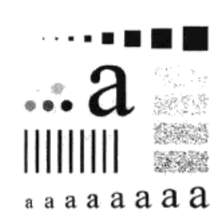
%> input picture ex2/assignment3/asset/image/455.png, 221 x 216 px, shrunk from 424 x 414 before the run
$ octave assignment3.m   (GNU Octave 9; MATLAB toolbox functions it lacks are replaced by stand-ins)
%> lines starting %> are read from the running program, lines starting %| are printed output that depends on the picture
im = imread('../asset/image/455.png');
%> im is the input picture: size 216x221x3 uint8; min 0, max 255, mean 226.8
f = im2double(rgb2gray(im));
[m, n] = size(f);
%> m = 216; n = 221
mask = ones(2*m, 2*n);
mask(1:2:end, 2:2:end) = -1;
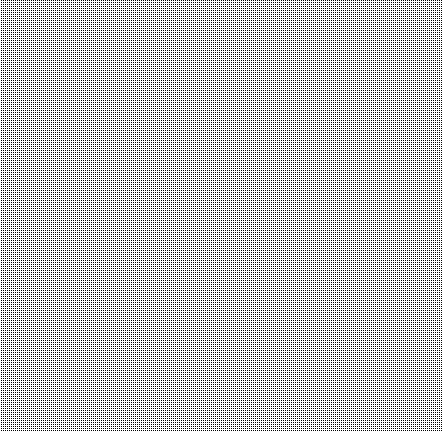
%> mask: size 432x442 double; values -1 (black) and 1 (white), 75% white; black in thin lines or dots
mask(2:2:end, 1:2:end) = -1;
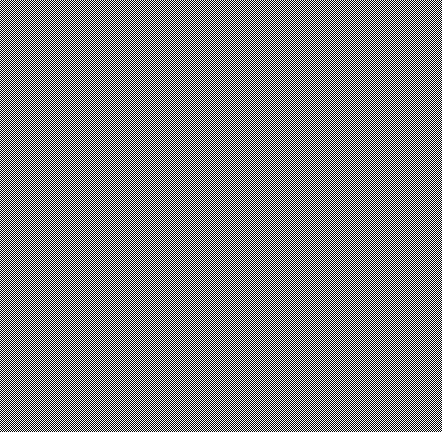
%> mask: size 432x442 double; values -1 (black) and 1 (white), 50% white in thin lines or dots
f(m+1:2*m, :) = 0;
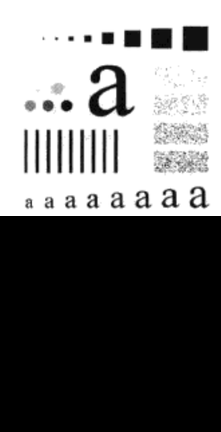
%> f: size 432x221 double; min 0, max 1, mean 0.445
f(:, n+1:2*n) = 0;
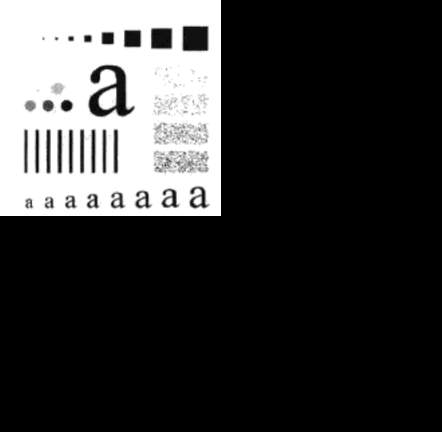
%> f: size 432x442 double; min 0, max 1, mean 0.222
f = f .* mask;
F = fft2(f);
D = [30, 45, 60];
for i = 1:3
%> this loop made 3 passes; what is shown inside it comes from the first
    y = -m+1:m;
%> y = 432 values from -215 to 216
    x = -n+1:n;
%> x = 442 values from -220 to 221
    H = 1./(1+((D(i).^2)./(x.^2+y'.^2)).^2);
    G = H .* F;
    g = real(ifft2(G));
    g = g .* mask;
    g = g(1:m, 1:n);
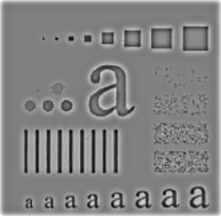
%> g: size 216x221 double; min -0.681, max 0.668, mean 0.015; drawn with min black and max white
    subplot(1, 3, i);
    imshow(g);
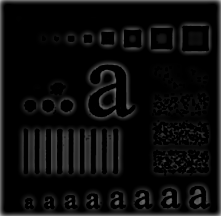
%> displayed picture: size 216x221, on the screen's scale of 0 to 255; min 0, max 170, mean 12.6
end
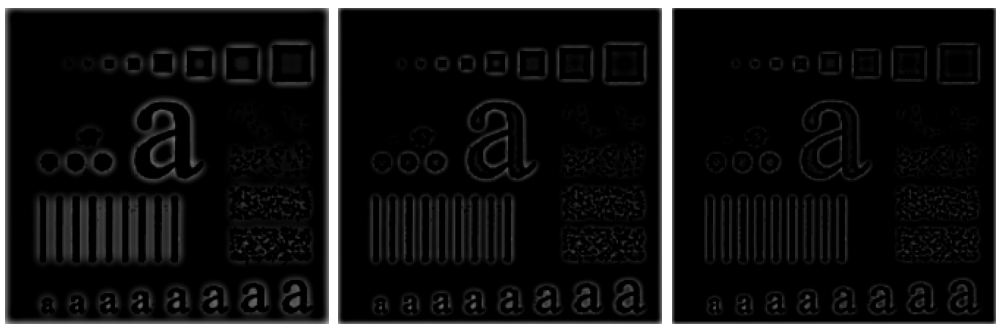
%> figure redrawn from the program's plot data, 3 panels
saveas(gcf, '../asset/result/455.png');
